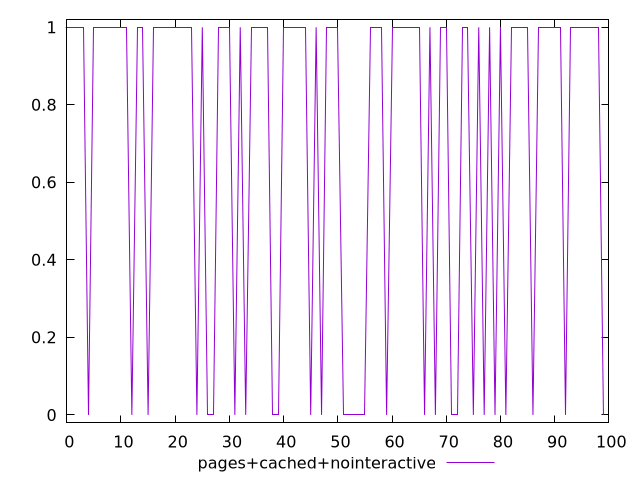

Recreate this plot in gnuplot.
$_pagesCachedNointeractive <<EOF
1
1
1
1
0
1
1
1
1
1
1
1
0
1
1
0
1
1
1
1
1
1
1
1
0
1
0
0
1
1
1
0
1
0
1
1
1
1
0
0
1
1
1
1
1
0
1
0
1
1
1
0
0
0
0
0
1
1
1
0
1
1
1
1
1
1
0
1
0
1
1
0
0
1
1
0
1
0
1
0
1
0
1
1
1
1
0
1
1
1
1
1
0
1
1
1
1
1
1
0
EOF
set key outside below
set terminal pngcairo
set output "report_00005_2020-11-02T22-26-11.212Z/third-party-summary/pages+cached+nointeractive//score.png"
set yrange [-0.02:1.02]
plot $_pagesCachedNointeractive title "pages+cached+nointeractive" with line ,
